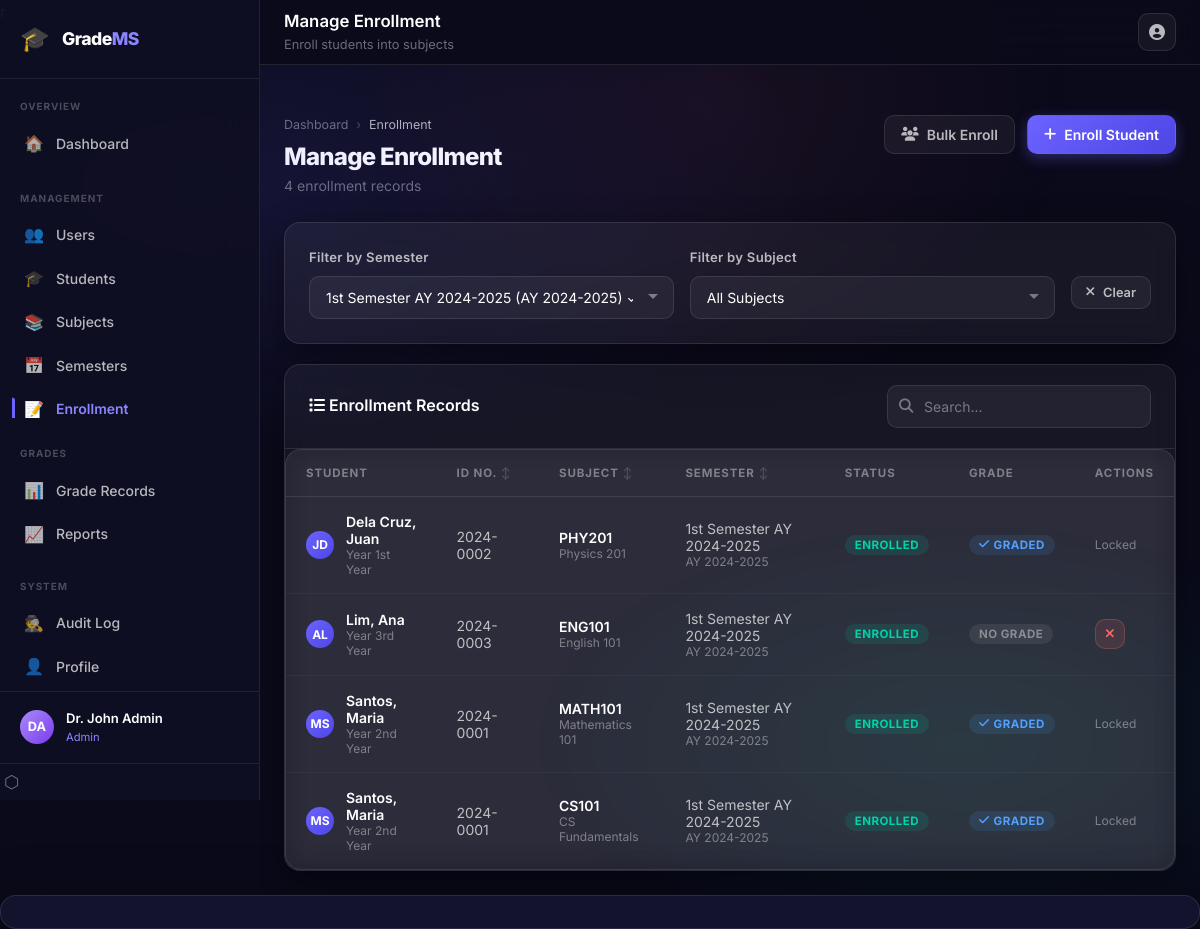
Screenshot of /admin/manage_enrollment.php (signed in) with the database file from the repository.
### tables this page shows
CREATE TABLE IF NOT EXISTS enrollments (
  id          INT UNSIGNED AUTO_INCREMENT PRIMARY KEY,
  student_id  INT UNSIGNED NOT NULL,
  subject_id  INT UNSIGNED NOT NULL,
  semester_id INT UNSIGNED NOT NULL,
  status      VARCHAR(20)  NOT NULL DEFAULT 'enrolled',
  enrolled_at DATETIME     NOT NULL DEFAULT CURRENT_TIMESTAMP,
  UNIQUE KEY uq_enroll (student_id, subject_id, semester_id),
  FOREIGN KEY (student_id)  REFERENCES students(id)  ON DELETE CASCADE,
  FOREIGN KEY (subject_id)  REFERENCES subjects(id)  ON DELETE CASCADE,
  FOREIGN KEY (semester_id) REFERENCES semesters(id) ON DELETE CASCADE,
  INDEX idx_student (student_id),
  INDEX idx_subject (subject_id)
);

CREATE TABLE IF NOT EXISTS students (
  id             INT UNSIGNED AUTO_INCREMENT PRIMARY KEY,
  user_id        INT UNSIGNED  NOT NULL UNIQUE,
  student_number VARCHAR(30)   NOT NULL UNIQUE,
  first_name     VARCHAR(80)   NOT NULL DEFAULT '',
  last_name      VARCHAR(80)   NOT NULL DEFAULT '',
  middle_name    VARCHAR(80)   DEFAULT NULL,
  course         VARCHAR(50)   NOT NULL DEFAULT '',
  year_level     VARCHAR(20)   NOT NULL DEFAULT '',
  section        VARCHAR(10)   DEFAULT NULL,
  contact_no     VARCHAR(30)   DEFAULT NULL,
  FOREIGN KEY (user_id) REFERENCES users(id) ON DELETE CASCADE
);

CREATE TABLE IF NOT EXISTS subjects (
  id          INT UNSIGNED AUTO_INCREMENT PRIMARY KEY,
  code        VARCHAR(20)   NOT NULL UNIQUE,
  name        VARCHAR(150)  NOT NULL,
  units       TINYINT       NOT NULL DEFAULT 3,
  description TEXT          DEFAULT NULL,
  teacher_id  INT UNSIGNED  DEFAULT NULL,
  is_active   TINYINT(1)    NOT NULL DEFAULT 1,
  created_at  DATETIME      NOT NULL DEFAULT CURRENT_TIMESTAMP,
  FOREIGN KEY (teacher_id) REFERENCES teachers(id) ON DELETE SET NULL,
  INDEX idx_teacher (teacher_id)
);

CREATE TABLE IF NOT EXISTS semesters (
  id             INT UNSIGNED AUTO_INCREMENT PRIMARY KEY,
  name           VARCHAR(50)                           NOT NULL DEFAULT '',
  school_year    VARCHAR(20)                           NOT NULL,
  semester       ENUM('1st Semester','2nd Semester','Summer') NOT NULL DEFAULT '1st Semester',
  is_active      TINYINT(1)                            NOT NULL DEFAULT 0,
  start_date     DATE                                  DEFAULT NULL,
  end_date       DATE                                  DEFAULT NULL,
  grade_deadline DATE                                  DEFAULT NULL,
  created_at     DATETIME                              NOT NULL DEFAULT CURRENT_TIMESTAMP,
  UNIQUE KEY uq_sem (school_year, semester)
);

### admin/manage_enrollment.php (the view, shortened to what this page needs)
<?php
$db      = DB::getInstance();
$activeSemester = $db->query(
    "SELECT * FROM semesters WHERE is_active = 1 LIMIT 1"
)->fetch(PDO::FETCH_ASSOC);
$filterSemesterId = (int) ($_GET['semester_id']
    ?? $activeSemester['id']
    ?? 0);
$filterSubjectId  = (int) ($_GET['subject_id'] ?? 0);
$semesters = $db->query(
    "SELECT * FROM semesters ORDER BY school_year DESC, id DESC"
)->fetchAll(PDO::FETCH_ASSOC);
$enrollmentsQuery = "
    SELECT e.*,
           s.first_name, s.last_name,
           s.student_number,
           s.year_level,
           sub.name AS subject_name,
           sub.code AS subject_code,
           sem.name AS semester_name,
           sem.school_year,
           CASE WHEN g.id IS NOT NULL THEN 1 ELSE 0 END AS has_grade
    FROM   enrollments e
    JOIN   students s   ON s.id = e.student_id
    JOIN   subjects sub ON sub.id = e.subject_id
    JOIN   semesters sem ON sem.id = e.semester_id
    LEFT JOIN grades g  ON g.enrollment_id = e.id
    WHERE  1=1
";
$enrollParams = [];
if ($filterSemesterId) {
    $enrollmentsQuery .= " AND e.semester_id = :semester_id";
    $enrollParams[':semester_id'] = $filterSemesterId;
}
$enrollmentsQuery .= " ORDER BY s.last_name, s.first_name";
$stmt = $db->prepare($enrollmentsQuery);
$stmt->execute($enrollParams);
$enrollments = $stmt->fetchAll(PDO::FETCH_ASSOC);
include '../shared/header.php';
?>
<div class="main-content">
  <div class="topbar">
    <div class="topbar-left">
      <div>
        <div class="topbar-title">Manage Enrollment</div>
        <div class="topbar-subtitle">
          Enroll students into subjects
        </div>
      </div>
    </div>
    <div class="topbar-right">
      <div class="dropdown">
        <button class="topbar-btn" id="user-menu-btn">
          <i class="fas fa-user-circle"></i>
        </button>
      </div>
    </div>
  </div>
  <div class="page-content">
    <div class="page-header">
      <div class="page-header-left">
        <div class="breadcrumb">
          <div class="breadcrumb-item">
            <a href="dashboard.php">Dashboard</a>
          </div>
          <span class="breadcrumb-separator">›</span>
          <div class="breadcrumb-item active">Enrollment</div>
        </div>
        <h1>Manage Enrollment</h1>
        <p><?= count($enrollments) ?> enrollment records</p>
      </div>
      <div class="page-header-right">
        <button class="btn btn-secondary"
                onclick="Modal.open('bulk-enroll-modal')">
          <i class="fas fa-users"></i> Bulk Enroll
        </button>
        <button class="btn btn-primary"
                onclick="Modal.open('enroll-modal')">
          <i class="fas fa-plus"></i> Enroll Student
        </button>
      </div>
    </div>
    <div class="glass-card mb-5">
      <div class="glass-card-body">
        <form method="GET" class="d-flex gap-4 align-center flex-wrap">
          <div class="form-group" style="flex:1;min-width:200px;margin-bottom:0">
            <label class="form-label">Filter by Semester</label>
            <select name="semester_id"
                    class="form-control"
                    onchange="this.form.submit()">
              <?php foreach ($semesters as $sem): ?>
                <option value="<?= $sem['id'] ?>"
                  <?= $filterSemesterId == $sem['id'] ? 'selected' : '' ?>>
                  <?= htmlspecialchars($sem['name']) ?>
                  (<?= htmlspecialchars($sem['school_year']) ?>)
                </option>
              <?php endforeach; ?>
            </select>
          </div>
          <div class="form-group" style="flex:1;min-width:200px;margin-bottom:0">
            <label class="form-label">Filter by Subject</label>
            <select name="subject_id"
                    class="form-control"
                    onchange="this.form.submit()">
              <option value="">All Subjects</option>
            </select>
          </div>
          <?php if ($filterSemesterId || $filterSubjectId): ?>
            <div style="margin-top:20px">
              <a href="manage_enrollment.php" class="btn btn-secondary btn-sm">
                <i class="fas fa-times"></i> Clear
              </a>
            </div>
          <?php endif; ?>
        </form>
      </div>
    </div>
    <div class="glass-card">
      <div class="glass-card-header">
        <h3><i class="fas fa-list"></i> Enrollment Records</h3>
        <div class="search-input-wrap">
          <i class="fas fa-search search-icon"></i>
          <input type="text"
                 class="form-control"
                 placeholder="Search..."
                 data-table-search="enrollments-table">
        </div>
      </div>
      <div class="table-wrapper">
        <table class="data-table" id="enrollments-table">
          <thead>
            <tr>
              <th>Student</th>
              <th class="sortable">ID No.</th>
              <th class="sortable">Subject</th>
              <th class="sortable">Semester</th>
              <th>Status</th>
              <th>Grade</th>
              <th>Actions</th>
            </tr>
          </thead>
          <tbody>
            <?php if (empty($enrollments)): ?>
              <tr>
                <td colspan="7">
                  <div class="empty-state">
                    <div class="empty-state-icon">📋</div>
                    <h3>No Enrollments Found</h3>
                    <p>Try different filters or enroll a student.</p>
                  </div>
                </td>
              </tr>
            <?php else: ?>
              <?php foreach ($enrollments as $enroll): ?>
                <tr>
                  <td>
                    <div class="user-cell">
                      <div class="avatar avatar-sm avatar-primary">
                        <?= strtoupper(substr($enroll['first_name'], 0, 1)
                          . substr($enroll['last_name'],  0, 1)) ?>
                      </div>
                      <div class="user-cell-info">
                        <div class="name">
                          <?= htmlspecialchars(
                            $enroll['last_name'] . ', ' . $enroll['first_name']
                          ) ?>
                        </div>
                        <div class="sub">
                          Year <?= $enroll['year_level'] ?>
                        </div>
                      </div>
                    </div>
                  </td>
                  <td><?= htmlspecialchars($enroll['student_number']) ?></td>
                  <td>
                    <strong>
                      <?= htmlspecialchars($enroll['subject_code']) ?>
                    </strong>
                    <div class="text-xs text-muted">
                      <?= htmlspecialchars($enroll['subject_name']) ?>
                    </div>
                  </td>
                  <td>
                    <?= htmlspecialchars($enroll['semester_name']) ?>
                    <div class="text-xs text-muted">
                      <?= htmlspecialchars($enroll['school_year']) ?>
                    </div>
                  </td>
                  <td>
                    <span class="badge badge-success">
                      <?= htmlspecialchars($enroll['status']) ?>
                    </span>
                  </td>
                  <td>
                    <?php if ($enroll['has_grade']): ?>
                      <span class="badge badge-info">
                        <i class="fas fa-check"></i> Graded
                      </span>
                    <?php else: ?>
                      <span class="badge badge-muted">No grade</span>
                    <?php endif; ?>
                  </td>
                  <td>
                    <?php if (!$enroll['has_grade']): ?>
                      <button class="btn btn-ghost-danger btn-sm btn-icon"
                              data-tooltip="Remove Enrollment"
                              onclick="confirmRemoveEnrollment(
                                <?= $enroll['id'] ?>,
                                '<?= htmlspecialchars(
                                  $enroll['first_name'] . ' ' . $enroll['last_name']
                                ) ?>'
                              )">
                        <i class="fas fa-times"></i>
                      </button>
                    <?php else: ?>
                      <span class="text-muted text-xs">Locked</span>
                    <?php endif; ?>
                  </td>
                </tr>
              <?php endforeach; ?>
            <?php endif; ?>
          </tbody>
        </table>
      </div>
    </div>
  </div>
</div>
<?php include '../shared/footer.php'; ?>

### rows the page displays
enrollments: student.last_name "JD", student.first_name "Dela Cruz, Juan", student.year_level "1st Year", student.student_number "2024-0002", subject.code "PHY201", subject.name "Physics 201", semester.name "1st Semester AY 2024-2025", semester.school_year "AY 2024-2025", status "ENROLLED", shows "GRADED", shows "Locked"
enrollments: student.last_name "AL", student.first_name "Lim, Ana", student.year_level "3rd Year", student.student_number "2024-0003", subject.code "ENG101", subject.name "English 101", semester.name "1st Semester AY 2024-2025", semester.school_year "AY 2024-2025", status "ENROLLED", shows "NO GRADE"
enrollments: student.last_name "MS", student.first_name "Santos, Maria", student.year_level "2nd Year", student.student_number "2024-0001", subject.code "MATH101", subject.name "Mathematics 101", semester.name "1st Semester AY 2024-2025", semester.school_year "AY 2024-2025", status "ENROLLED", shows "GRADED", shows "Locked"
enrollments: student.last_name "MS", student.first_name "Santos, Maria", student.year_level "2nd Year", student.student_number "2024-0001", subject.code "CS101", subject.name "CS Fundamentals", semester.name "1st Semester AY 2024-2025", semester.school_year "AY 2024-2025", status "ENROLLED", shows "GRADED", shows "Locked"

### other values shown
$section['label'] "OVERVIEW"
$item['icon'] "🏠"
$item['text'] "Dashboard"
$section['label'] "MANAGEMENT"
$item['icon'] "👥"
$item['text'] "Users"
$item['icon'] "🎓"
$item['text'] "Students"
$item['icon'] "📚"
$item['text'] "Subjects"
$item['icon'] "📅"
$item['text'] "Semesters"
$item['icon'] "📝"
$item['text'] "Enrollment"
$section['label'] "GRADES"
